Frame 1 (no input): blank canvas, image omitted
Frame 60 (the mouse pressed at the canvas centre just before this capture): blank canvas, image omitted
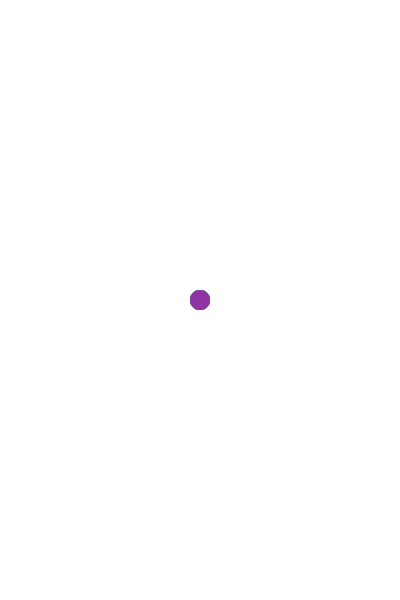
Frame 120 (the mouse held since frame 60 and released just before this capture)

The Processing sketch whose frames 1 and 60 were blank and that drew this single picture after the mouse press (run headless with seeded random() and noise(); from frame 60 on, the mouse is pressed at the canvas centre):

// Processing sketch: processing_37108
// ── processing_37108.pde


void setup(){
size(400,600);
background(255,255,255);
smooth();
frameRate(100);
}

void draw(){
   if (mousePressed == true) {

  fill(random(0,255),random(0,255),random(0,255),150);
  noStroke();
  ellipse(mouseX,mouseY,20,20);
   }
  
}
